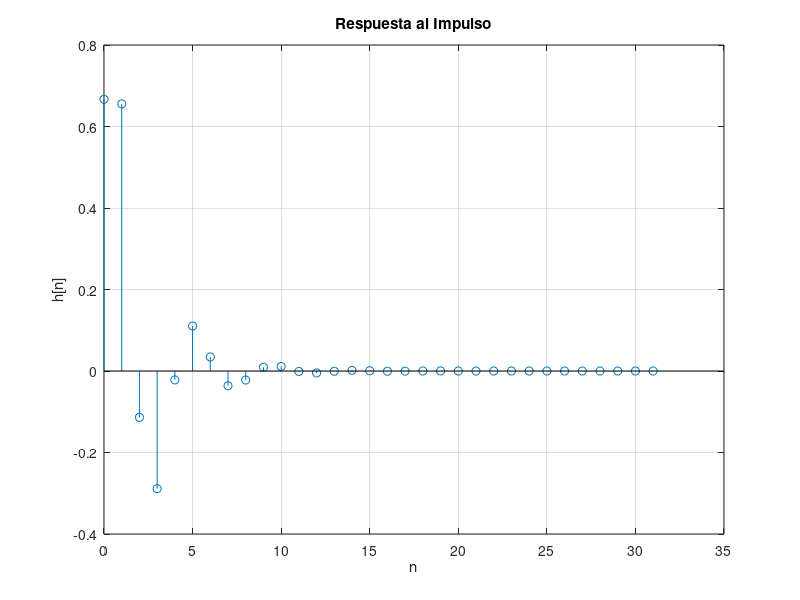
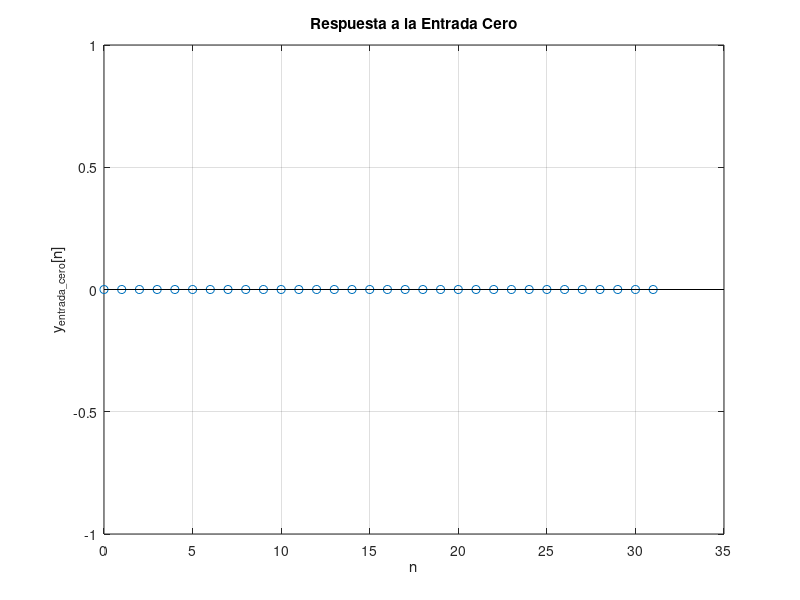
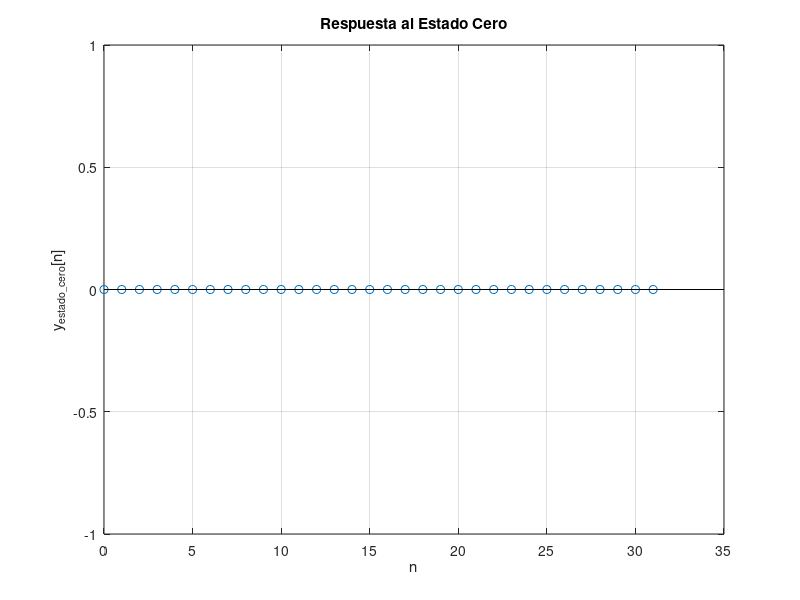
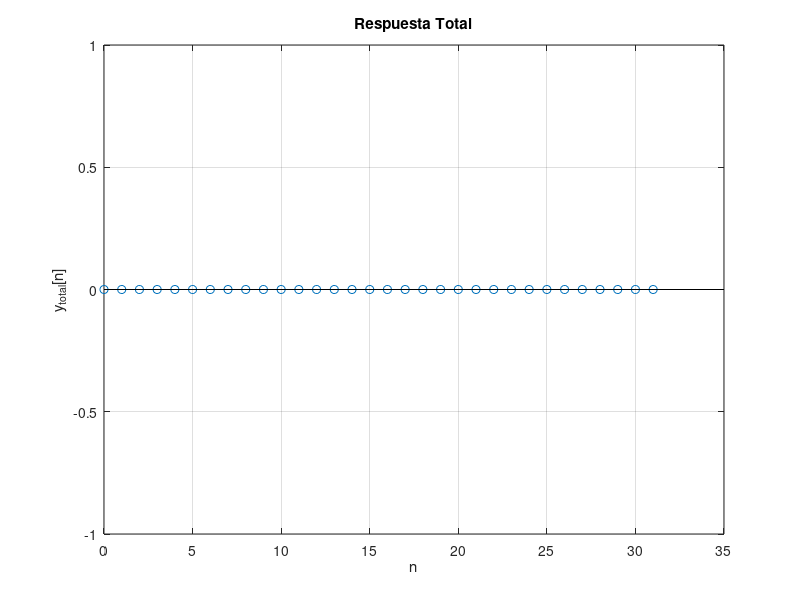

MATLAB code to generate these figures, in order: (Note: this script raises an error after producing the figures.)
%%SISTEMAS DIFERENCIALES
clc;
clear;
close all;

% Parámetros del sistema
num = [2 1.5]; % Numerador de la función de transferencia
den = [3 -0.7 1.2]; % Denominador de la función de transferencia
%%
% Crear la función de transferencia
sys = tf(num, den, -1, 'Variable', 'z^-1');
%%
% Mostrar la función de transferencia
disp('Función de transferencia del sistema:');
sys;
%%
% Obtener la respuesta al impulso
[h, t] = impz(num, den);
disp('Respuesta al impulso (h[n]):');
disp(h');
%%
% Graficar la respuesta al impulso
figure;
stem(t, h);
title('Respuesta al Impulso');
xlabel('n');
ylabel('h[n]');
grid on;
%%
% Obtener la respuesta a la entrada cero (y[n] = 0)
n = length(h); % número de muestras
u = zeros(1, n); % entrada cero
y_entrada_cero = filter(num, den, u);
disp('Respuesta a la entrada cero (y_entrada_cero[n]):');
disp(y_entrada_cero);
%%
% Graficar la respuesta a la entrada cero
figure;
stem(t, y_entrada_cero);
title('Respuesta a la Entrada Cero');
xlabel('n');
ylabel('y_{entrada\_cero}[n]');
grid on;
%%
% Obtener la respuesta al estado cero (y[n] con x(0)=0)
x0 = zeros(1, max(length(num), length(den))-1); % condiciones iniciales
y_estado_cero = filter(num, den, u, x0);
disp('Respuesta al estado cero (y_estado_cero[n]):');
disp(y_estado_cero);
%%
% Graficar la respuesta al estado cero
figure;
stem(t, y_estado_cero);
title('Respuesta al Estado Cero');
xlabel('n');
ylabel('y_{estado\_cero}[n]');
grid on;
%%
% Obtener la respuesta total (combinar impulso y entrada cero)
y_total = y_entrada_cero + y_estado_cero;
disp('Respuesta Total (y_total[n]):');
disp(y_total);
%%
% Graficar la respuesta total
figure;
stem(t, y_total);
title('Respuesta Total');
xlabel('n');
ylabel('y_{total}[n]');
grid on;
%%
% Obtener la respuesta total al escalón con condiciones iniciales cero
u_escalon = ones(1, n); % entrada escalón
y_escalon = filter(num, den, u_escalon);
disp('Respuesta al Escalón con Condiciones Iniciales Cero (y_escalon[n]):');
disp(y_escalon);
%%
% Graficar la respuesta total al escalón con condiciones iniciales cero
figure;
stem(t, y_escalon);
title('Respuesta al Escalón con Condiciones Iniciales Cero');
xlabel('n');
ylabel('y_{escalon}[n]');
grid on;
%%
% Mostrar todas las respuestas simbólicas
syms z
Hz = poly2sym(num, z) / poly2sym(den, z);
disp('Función de transferencia simbólica H(z):');
pretty(Hz)
%%
disp('Respuesta simbólica al impulso:');
h_sym = iztrans(Hz);
pretty(h_sym)
%%
disp('Respuesta simbólica al escalón:');
u_sym = 1/(1-z^-1);
y_escalon_sym = iztrans(Hz * u_sym);
pretty(y_escalon_sym)

